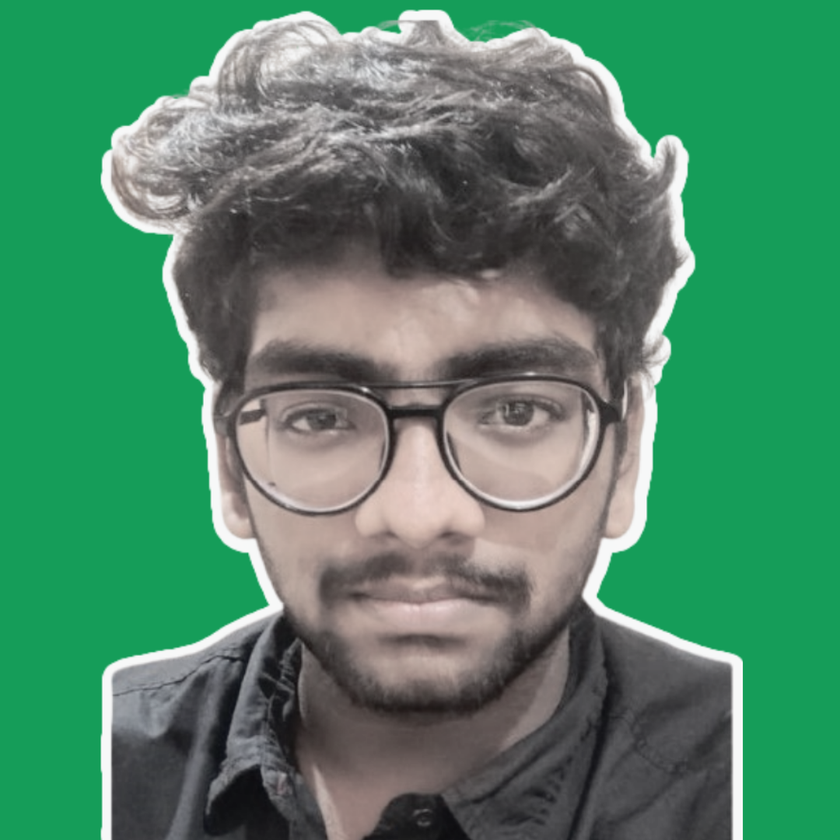
#> input picture pillow/11.png, 840 x 840 px, shrunk from 1080 x 1080 before the run
$ python b.py
#> lines starting #> are read from the running program, lines starting #| are printed output that depends on the picture
from PIL import Image
import os
from PIL import ImageFilter
image1=Image.open("11.png")
#> image1 is the input picture: PIL image 840x840 RGBA; mean R, G, B, A 80.7, 133.2, 104, 255
image1.rotate(90).save("11_rotate.png")
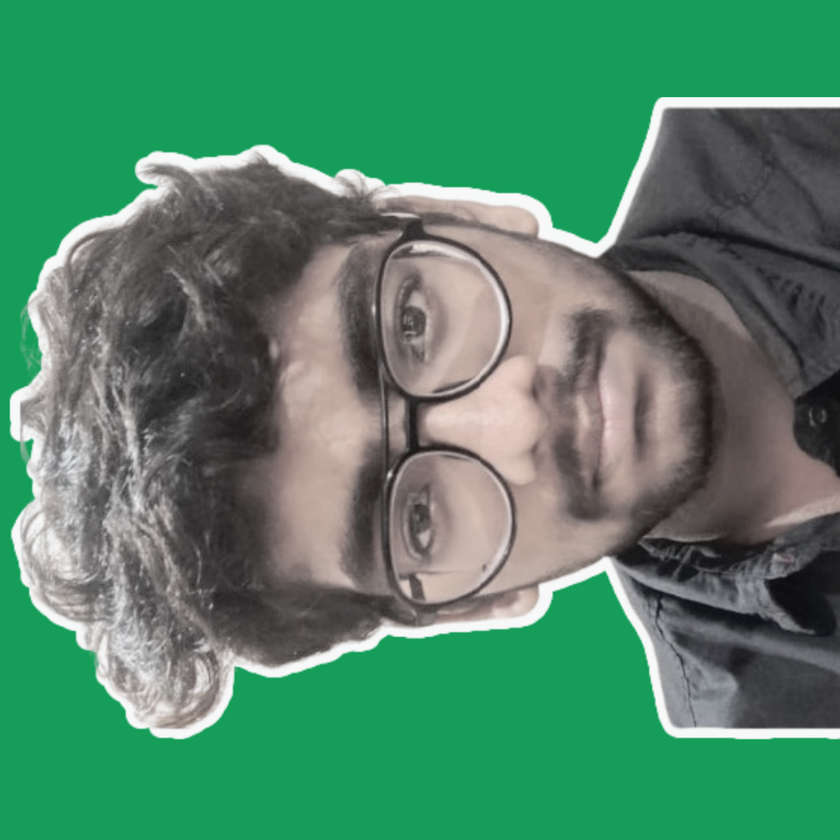
#> saved as 11_rotate.png: PIL image 840x840 RGBA; mean R, G, B, A 80.7, 133.2, 104, 255
image1.convert(mode='L').save("11_converted.png")
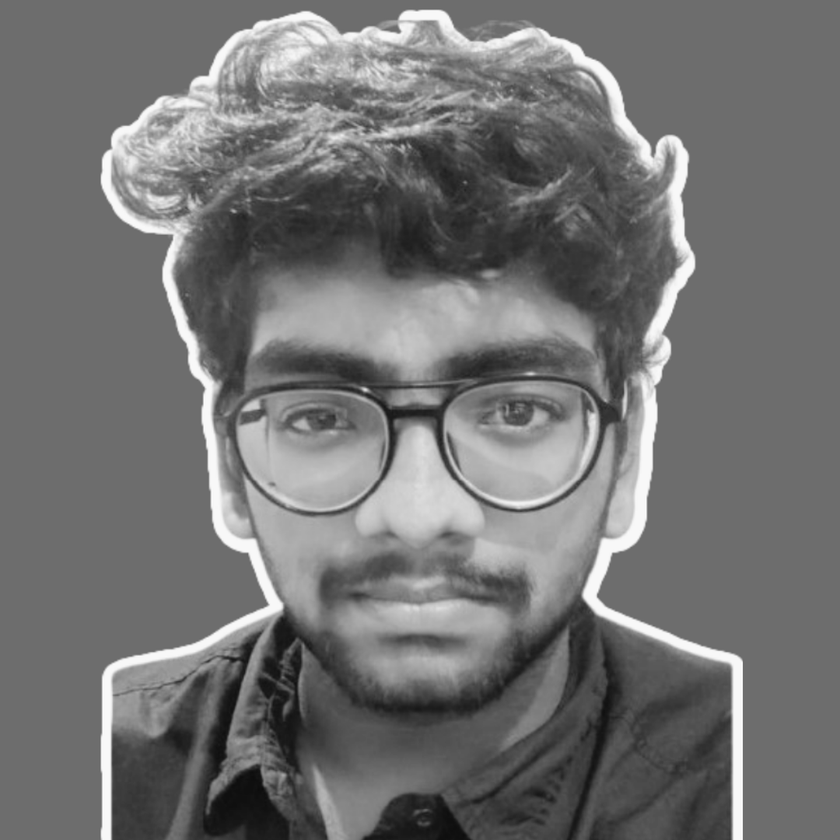
#> saved as 11_converted.png: PIL image 840x840 L; min 11, max 253, mean 114.3
image1.filter(ImageFilter.GaussianBlur(10)).save("11_blured.png")
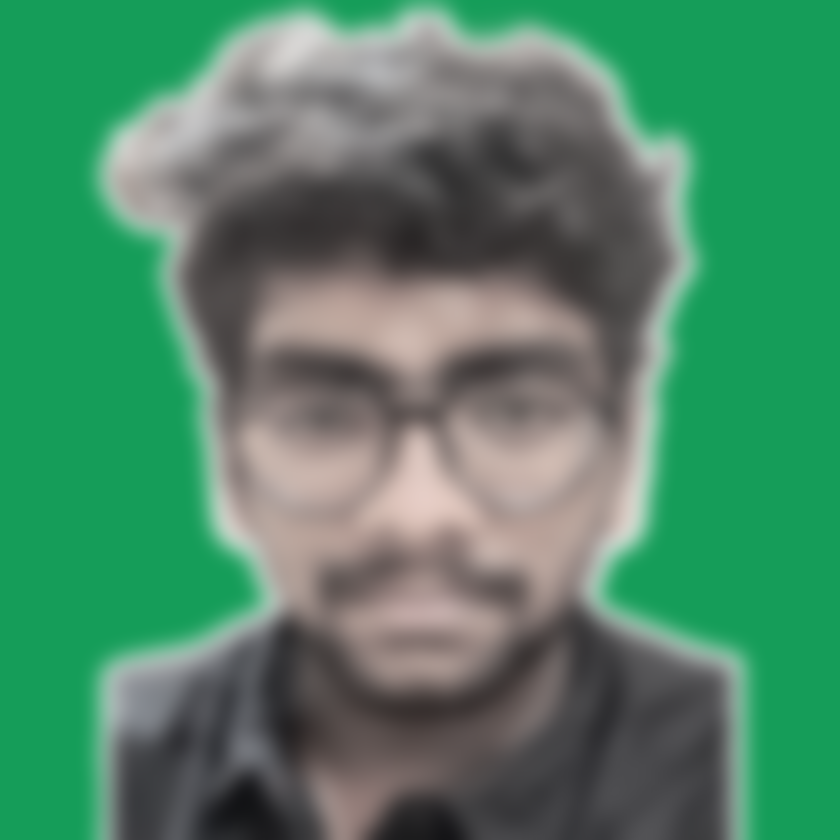
#> saved as 11_blured.png: PIL image 840x840 RGBA; mean R, G, B, A 80.7, 133.2, 104, 255

$ run again, with pillow/Naveen Karthik.jpeg saved as pillow/11.png
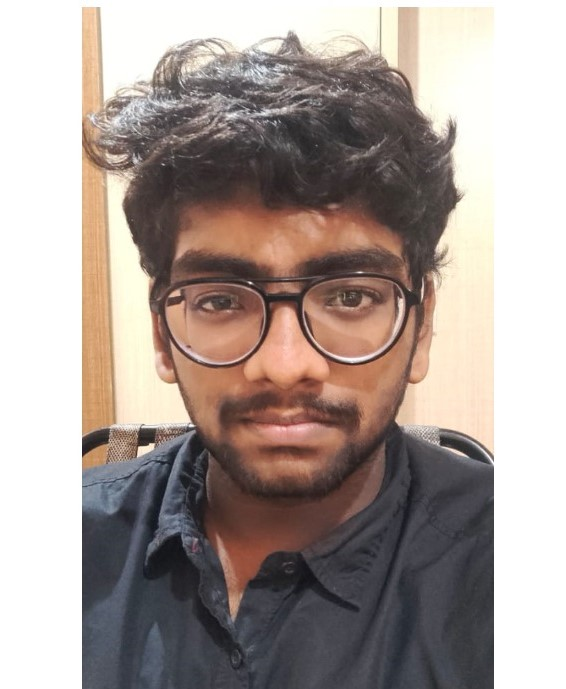
#> input picture pillow/Naveen Karthik.jpeg, 566 x 689 px
#> image1 is the input picture: PIL image 566x689 RGB; mean R, G, B 168.6, 156.6, 151.1
#> `image1.rotate(90).save("11_rotate.png")`:
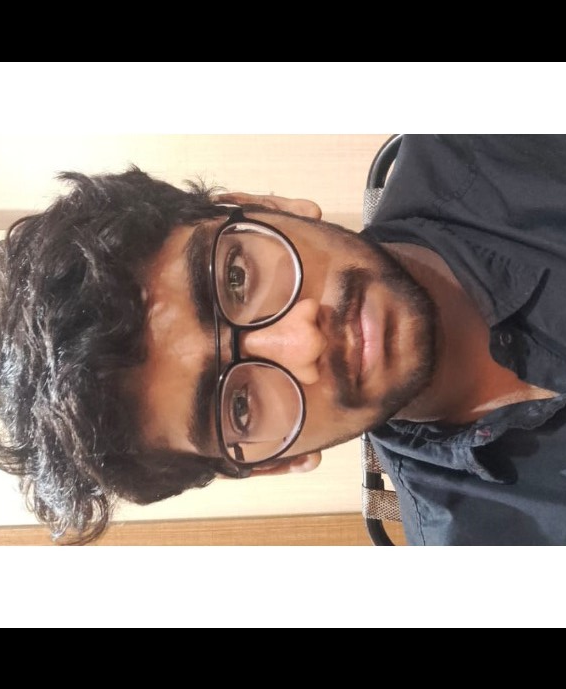
#> saved as 11_rotate.png: PIL image 566x689 RGB; mean R, G, B 136.2, 124.4, 119
#> `image1.filter(ImageFilter.GaussianBlur(10)).save("11_blured.png")`:
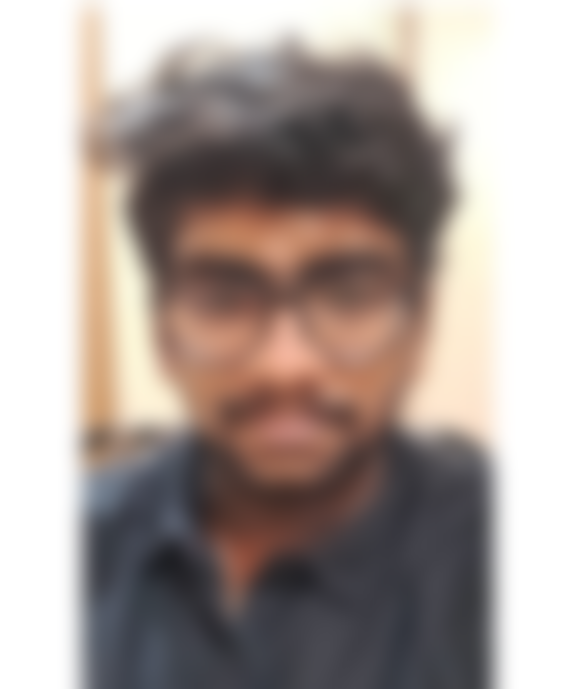
#> saved as 11_blured.png: PIL image 566x689 RGB; mean R, G, B 168.6, 156.6, 151.1
